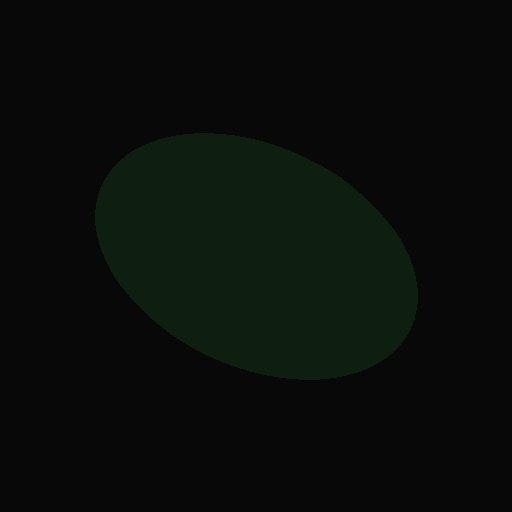
#> input picture test_images/_negatives/dark_leaf.jpg, 512 x 512 px
$ python image_quality.py test_images/_negatives/dark_leaf.jpg   (older library calls are emulated)
#> lines starting #> are read from the running program, lines starting #| are printed output that depends on the picture
#> further down, bgr is the input picture: shape (512, 512, 3); mean B, G, R 10, 13, 9.4
#!/usr/bin/env python3

"""
Image Quality & Out-of-Distribution Heuristics
==============================================
Cheap, model-free signals computed alongside preprocessing, used to decide
whether a prediction should be trusted or the user should be asked to reshoot.

These mirror the browser implementation in ``docs/js/quality.js`` — the
thresholds are defined once here and once there, and
``tests/test_quality.py`` asserts the two stay in sync.

Three independent questions:
  * Is this a leaf at all?      -> vegetation coverage
  * Is the model actually sure? -> normalized predictive entropy
  * Is the photo usable?        -> blur (Laplacian variance) and exposure
"""

from __future__ import annotations

from typing import Any

import cv2
import numpy as np

# --- Thresholds (keep in sync with docs/js/quality.js) ----------------------
LEAF_SCORE_MIN = 0.12       # below this fraction of vegetation pixels -> "not a leaf"
ENTROPY_MAX = 0.75          # above this normalized entropy -> model is guessing
BLUR_VAR_MIN = 10.0         # Laplacian variance below this -> too blurry
DARK_MEAN_MAX = 45.0        # mean luma below this -> underexposed
BRIGHT_MEAN_MIN = 215.0     # mean luma above this -> overexposed
CLIPPED_FRAC_MAX = 0.35     # fraction of pure-black/white pixels tolerated

# Vegetation hue window, in OpenCV's 0-179 hue scale: from warm
# yellow/orange (necrotic and chlorotic tissue) through to green.
VEG_HUE_MIN = 15
VEG_HUE_MAX = 100
VEG_SAT_MIN = 45            # rejects greys: concrete, screenshots, overcast walls
VEG_VAL_MIN = 40            # rejects near-black pixels


def vegetation_score(rgb: np.ndarray) -> float:
    """Fraction of pixels whose colour looks like plant tissue.

    Works in HSV rather than on raw channel comparisons. An earlier version
    tested ``g >= b and g >= r - 20``, which every neutral grey satisfies —
    concrete and UI screenshots scored ~100% vegetation. Requiring a minimum
    saturation inside a yellow-to-green hue window fixes that while still
    accepting chlorotic (yellow) and necrotic (brown) diseased tissue.

    Args:
        rgb: HxWx3 uint8 image in RGB order.

    Returns:
        Fraction in [0, 1].
    """
    hsv = cv2.cvtColor(rgb, cv2.COLOR_RGB2HSV)
#> hsv: shape (512, 512, 3); mean H, S, V 16.4, 32, 13
    h = hsv[:, :, 0].astype(np.int16)
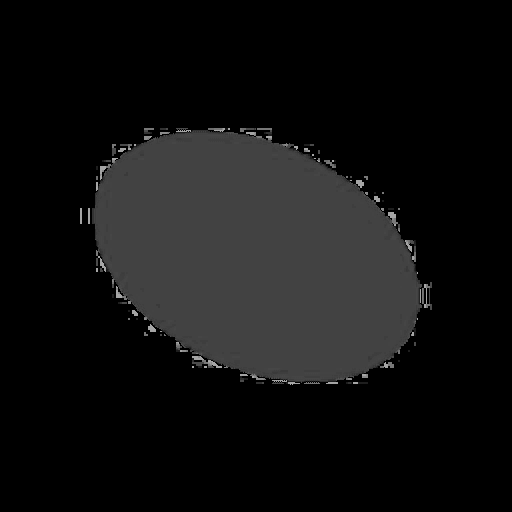
#> h: shape (512, 512) int16; min 0, max 173, mean 16.4
    s = hsv[:, :, 1].astype(np.int16)
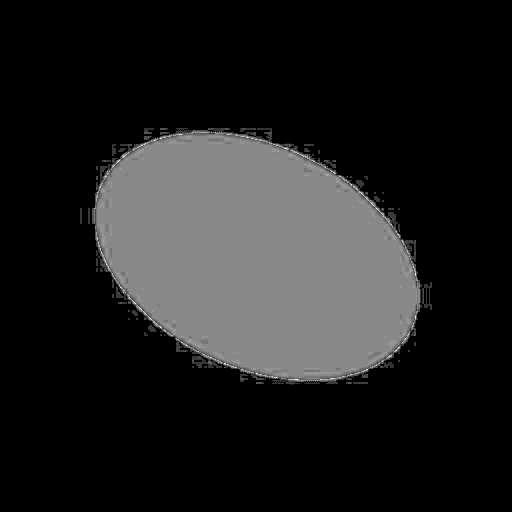
#> s: shape (512, 512) int16; min 0, max 255, mean 32
    v = hsv[:, :, 2].astype(np.int16)
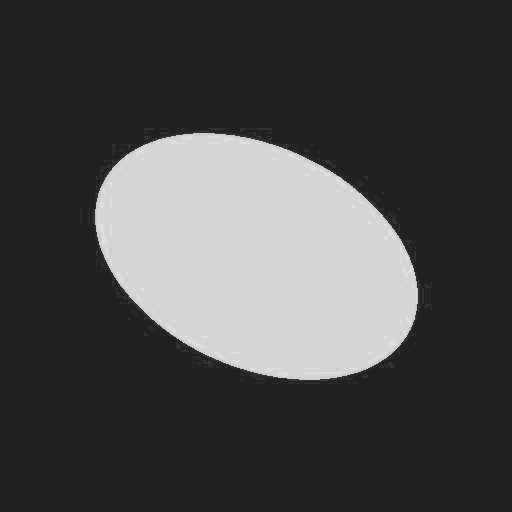
#> v: shape (512, 512) int16; min 4, max 35, mean 13; drawn with min black and max white
    mask = (h >= VEG_HUE_MIN) & (h <= VEG_HUE_MAX) & (s >= VEG_SAT_MIN) & (v >= VEG_VAL_MIN)
#> mask: shape (512, 512) bool; every value is 0
    return float(mask.mean())


def normalized_entropy(probs: np.ndarray) -> float:
    """Shannon entropy of a probability vector, scaled to [0, 1].

    ~0 means one dominant class; ~1 means the model is guessing uniformly.
    """
    p = np.asarray(probs, dtype=np.float64)
    total = p.sum()
    if total <= 0:
        return 1.0
    p = p / total
    nonzero = p[p > 0]
    h = float(-(nonzero * np.log(nonzero)).sum())
    return h / float(np.log(len(p)))


def blur_score(rgb: np.ndarray) -> float:
    """Variance of the Laplacian — the standard focus measure.

    Sharp edges produce a wide second-derivative distribution; a defocused
    image produces a narrow one. Higher is sharper.
    """
    gray = cv2.cvtColor(rgb, cv2.COLOR_RGB2GRAY)
    return float(cv2.Laplacian(gray, cv2.CV_64F).var())


def exposure_stats(rgb: np.ndarray) -> tuple[float, float]:
    """Mean luma and the fraction of pixels clipped to pure black or white."""
    gray = cv2.cvtColor(rgb, cv2.COLOR_RGB2GRAY)
    clipped = float(((gray <= 2) | (gray >= 253)).mean())
    return float(gray.mean()), clipped


def assess(rgb: np.ndarray, probs: np.ndarray | None = None,
           confidence_threshold: float = 0.30) -> dict[str, Any]:
    """Score an image (and optionally its prediction) for trustworthiness.

    Args:
        rgb: HxWx3 uint8 image in RGB order (any size).
        probs: Full probability vector from the model, if available.
        confidence_threshold: Minimum top-1 confidence to trust.

    Returns:
        Dict of raw metrics plus boolean flags and a list of human-readable
        ``warnings``. ``trustworthy`` is False when any guard trips.
    """
    leaf = vegetation_score(rgb)
#> leaf = 0
    sharpness = blur_score(rgb)
#> sharpness = 3.64
    mean_luma, clipped = exposure_stats(rgb)
#> in exposure_stats, `clipped = float(((gray <= 2) | (gray >= 253)).mean())`: clipped = 0
#> mean_luma = 11.61; clipped = 0

    entropy = normalized_entropy(probs) if probs is not None else 0.0
    top_confidence = float(np.max(probs)) if probs is not None else 1.0

    not_leaf = leaf < LEAF_SCORE_MIN
#> not_leaf = True
    blurry = sharpness < BLUR_VAR_MIN
#> blurry = True
    too_dark = mean_luma < DARK_MEAN_MAX
#> too_dark = True
    too_bright = mean_luma > BRIGHT_MEAN_MIN or clipped > CLIPPED_FRAC_MAX
#> too_bright = False
    uncertain = entropy > ENTROPY_MAX or top_confidence < confidence_threshold

    warnings: list[str] = []
    if not_leaf:
        warnings.append(
            "This doesn't look like a close-up of a leaf — the diagnosis is unreliable."
        )
    if blurry:
        warnings.append("The photo looks out of focus. Hold the camera steady and retake it.")
    if too_dark:
        warnings.append("The photo is underexposed. Use brighter, even lighting.")
    if too_bright:
        warnings.append("The photo is overexposed. Avoid direct glare and harsh sunlight.")
    if uncertain:
        warnings.append("The model is not confident about this image.")

    return {
        "leaf_score": leaf,
        "entropy": entropy,
        "top_confidence": top_confidence,
        "blur_score": sharpness,
        "mean_luma": mean_luma,
        "clipped_fraction": clipped,
        "not_leaf": not_leaf,
        "blurry": blurry,
        "too_dark": too_dark,
        "too_bright": too_bright,
        "uncertain": uncertain,
        "trustworthy": not (not_leaf or uncertain),
        "capture_ok": not (blurry or too_dark or too_bright),
        "warnings": warnings,
    }


def thresholds() -> dict[str, float]:
    """The threshold table, for cross-runtime sync tests."""
    return {
        "LEAF_SCORE_MIN": LEAF_SCORE_MIN,
        "ENTROPY_MAX": ENTROPY_MAX,
        "BLUR_VAR_MIN": BLUR_VAR_MIN,
        "DARK_MEAN_MAX": DARK_MEAN_MAX,
        "BRIGHT_MEAN_MIN": BRIGHT_MEAN_MIN,
        "CLIPPED_FRAC_MAX": CLIPPED_FRAC_MAX,
        "VEG_HUE_MIN": VEG_HUE_MIN,
        "VEG_HUE_MAX": VEG_HUE_MAX,
        "VEG_SAT_MIN": VEG_SAT_MIN,
        "VEG_VAL_MIN": VEG_VAL_MIN,
    }


if __name__ == '__main__':
    import sys

    if len(sys.argv) < 2:
        print("Usage: python3 image_quality.py <image> [image ...]")
        raise SystemExit(1)

    for path in sys.argv[1:]:
        bgr = cv2.imread(path)
        if bgr is None:
            print(f"{path}: unreadable")
            continue
        report = assess(cv2.cvtColor(bgr, cv2.COLOR_BGR2RGB))
#> report = 14 items
        print(f"\n{path}")
        print(f"  vegetation : {report['leaf_score']:.3f}  (min {LEAF_SCORE_MIN})")
#|   vegetation : 0.000  (min 0.12)
        print(f"  sharpness  : {report['blur_score']:.1f}   (min {BLUR_VAR_MIN})")
#|   sharpness  : 3.6   (min 10.0)
        print(f"  mean luma  : {report['mean_luma']:.1f}   clipped {report['clipped_fraction']:.3f}")
#|   mean luma  : 11.6   clipped 0.000
        for w in report["warnings"]:
            print(f"  ! {w}")
#> this loop made 3 passes
#|   ! This doesn't look like a close-up of a leaf — the diagnosis is unreliable.
#|   ! The photo looks out of focus. Hold the camera steady and retake it.
#|   ! The photo is underexposed. Use brighter, even lighting.
        if not report["warnings"]:
            print("  ✓ looks like a usable leaf photo")
